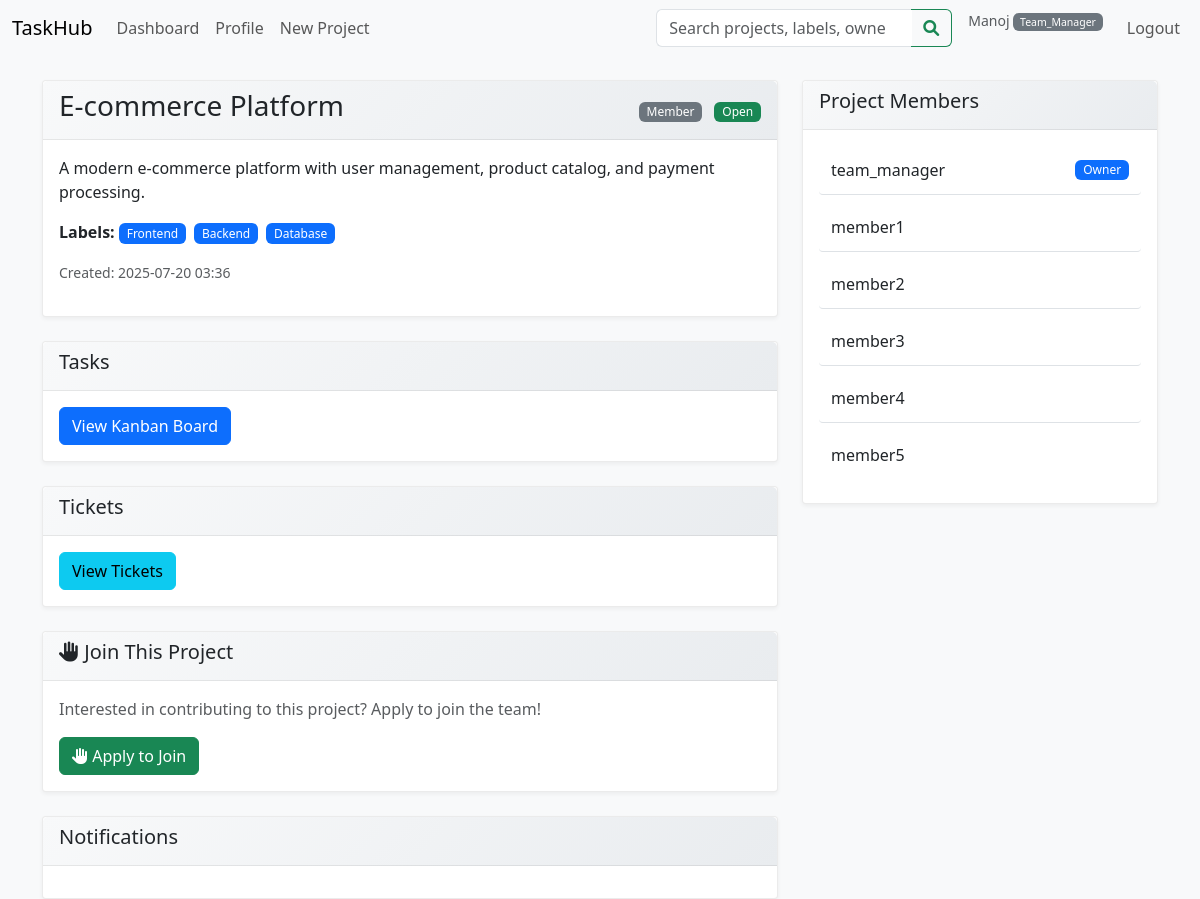
The page /projects/5 (signed in) on the database its author committed.
### models/user.py (models this page shows, shortened)
class User(db.Model, UserMixin):
    __tablename__ = 'user'
    id = db.Column(db.Integer, primary_key=True)
    username = db.Column(db.String(80), unique=True, nullable=False, index=True)
    email = db.Column(db.String(120), unique=True, nullable=False, index=True)
    password_hash = db.Column(db.String(128), nullable=False)
    role = db.Column(
        db.Enum('visitor', 'developer', 'team_manager', 'admin', name='user_roles'),
        default='visitor',
        nullable=False
    )
    created_at = db.Column(db.DateTime, default=datetime.utcnow)
    updated_at = db.Column(
        db.DateTime,
        default=datetime.utcnow,
        onupdate=datetime.utcnow
    )
    full_name = db.Column(db.String(150))
    job_title = db.Column(db.String(100))
    department = db.Column(db.String(100))
    organization = db.Column(db.String(150))
    location = db.Column(db.String(100))
    bio = db.Column(db.Text)
    avatar_url = db.Column(db.String(255))
    team_id = db.Column(db.Integer, db.ForeignKey('team.id'), nullable=True)
    is_team_leader = db.Column(db.Boolean, default=False)
    owned_projects = db.relationship(
        'Project',
        back_populates='owner',
        lazy='dynamic'
    )
    projects = db.relationship(
        'Project',
        secondary='project_members',
        back_populates='members',
        lazy='dynamic'
    )
    tasks_created = db.relationship(
        'Task',
        back_populates='creator',
        foreign_keys='Task.creator_id',
        lazy='dynamic'
    )
    assigned_tasks = db.relationship(
        'Task',
        foreign_keys='Task.assignee_id',
        back_populates='assignee',
        lazy='dynamic'
    )
    reported_tasks = db.relationship(
        'Task',
        foreign_keys='Task.reporter_id',
        back_populates='reporter',
        lazy='dynamic'
    )
    task_membership = db.relationship(
        'TaskMember',
        back_populates='user',
        lazy='dynamic',
        cascade='all, delete-orphan'
    )
    tickets_created = db.relationship(
        'Ticket',
        back_populates='creator',
        lazy='dynamic',
        cascade='all, delete-orphan'
    )
    role_applications = db.relationship(
        'RoleApplication',
        back_populates='applicant',
        lazy='dynamic',
        cascade='all, delete-orphan',
        foreign_keys='RoleApplication.applicant_id'
    )
    project_applications = db.relationship(
        'ProjectApplication',
        back_populates='applicant',
        lazy='dynamic',
        cascade='all, delete-orphan',
        foreign_keys='ProjectApplication.applicant_id'
    )

### models/project.py (models this page shows, shortened)
class Project(db.Model):
    __tablename__ = 'project'
    id = db.Column(db.Integer, primary_key=True)
    name = db.Column(db.String(150), nullable=False)
    description = db.Column(db.Text)
    status = db.Column(
        db.Enum('open', 'closed', name='project_status'),
        default='open',
        nullable=False
    )
    owner_id = db.Column(db.Integer, db.ForeignKey('user.id'), nullable=False)
    team_id = db.Column(db.Integer, db.ForeignKey('team.id'), nullable=True)
    created_at = db.Column(db.DateTime, default=datetime.utcnow)
    updated_at = db.Column(
        db.DateTime,
        default=datetime.utcnow,
        onupdate=datetime.utcnow
    )
    owner = db.relationship(
        'User',
        back_populates='owned_projects'
    )
    members = db.relationship(
        'User',
        secondary=project_members,
        back_populates='projects',
        lazy='dynamic'
    )
    labels = db.relationship(
        'Label',
        secondary=project_labels,
        back_populates='projects',
        lazy='dynamic'
    )
    tasks = db.relationship(
        'Task',
        back_populates='project',
        lazy='dynamic',
        cascade='all, delete-orphan'
    )
    tickets = db.relationship(
        'Ticket',
        back_populates='project',
        lazy='dynamic',
        cascade='all, delete-orphan'
    )

class Label(db.Model):
    __tablename__ = 'label'
    id = db.Column(db.Integer, primary_key=True)
    name = db.Column(db.String(50), nullable=False, unique=True)
    color = db.Column(db.String(7), default='#007bff')  # Hex color code
    description = db.Column(db.String(200))
    created_at = db.Column(db.DateTime, default=datetime.utcnow)
    projects = db.relationship(
        'Project',
        secondary=project_labels,
        back_populates='labels',
        lazy='dynamic'
    )

### routes/project_routes.py (the view)
@project_bp.route("/<int:proj_id>")
@login_required
def detail(proj_id):
    proj = get_project(proj_id)
    if not proj:
        abort(404)
    is_owner = current_user.id == proj.owner_id
    is_member = proj.members.filter_by(id=current_user.id).first() is not None
    return render_template("project_detail.html", project=proj, is_owner=is_owner, is_member=is_member)

### controllers/project_controllers.py (called while the page is built)
def get_project(project_id):
    return Project.query.get(project_id)

### templates/project_detail.html (shortened to what this page needs)
{% extends "base.html" %}
{% block content %}
<div class="row">
  <div class="col-md-8">
    <div class="card">
      <div class="card-header d-flex justify-content-between align-items-center">
        <h3>{{ project.name }}</h3>
        <div>
          {% if current_user.id == project.owner_id %}
            <span class="badge bg-primary me-2">Project Admin</span>
          {% else %}
            <span class="badge bg-secondary me-2">Member</span>
          {% endif %}
          <span class="badge bg-{{ 'success' if project.status == 'open' else 'secondary' }}">
            {{ project.status.title() }}
          </span>
        </div>
      </div>
      <div class="card-body">
        {% if project.description %}
          <p class="card-text">{{ project.description }}</p>
        {% endif %}
        {% if project.labels.all() %}
        <div class="mb-3">
          <strong>Labels:</strong>
          {% for label in project.labels %}
          <span class="badge bg-primary me-1">{{ label.name }}</span>
          {% endfor %}
        </div>
        {% endif %}
        <p class="text-muted">
          <small>Created: {{ project.created_at.strftime('%Y-%m-%d %H:%M') }}</small>
        </p>
      </div>
    </div>
    <div class="card mt-4">
      <div class="card-header">
        <h5>Tasks</h5>
      </div>
      <div class="card-body">
        <a href="{{ url_for('main.kanban_board', proj_id=project.id) }}" class="btn btn-primary">
          View Kanban Board
        </a>
      </div>
    </div>
    <div class="card mt-4">
      <div class="card-header">
        <h5>Tickets</h5>
      </div>
      <div class="card-body">
        <a href="{{ url_for('tickets.tickets', proj_id=project.id) }}" class="btn btn-info">
          View Tickets
        </a>
      </div>
    </div>
    {% if current_user.id != project.owner_id and not project.members.filter_by(id=current_user.id).first() and project.status == 'open' %}
    <div class="card mt-4">
      <div class="card-header">
        <h5><i class="fas fa-hand-paper"></i> Join This Project</h5>
      </div>
      <div class="card-body">
        <p class="text-muted mb-3">
          Interested in contributing to this project? Apply to join the team!
        </p>
        <a href="{{ url_for('projects.apply', proj_id=project.id) }}" class="btn btn-success">
          <i class="fas fa-hand-paper"></i> Apply to Join
        </a>
      </div>
    </div>
    {% endif %}
    <div class="card mt-4">
      <div class="card-header">
        <h5>Notifications</h5>
      </div>
      <div class="card-body">
      </div>
    </div>
  </div>
  <div class="col-md-4">
    <div class="card">
      <div class="card-header">
        <h5>Project Members</h5>
      </div>
      <div class="card-body">
        <ul class="list-group list-group-flush">
          {% if project.owner %}
          <li class="list-group-item d-flex justify-content-between align-items-center">
            {{ project.owner.username }}
            <span class="badge bg-primary">Owner</span>
          </li>
          {% endif %}
          {% for member in project.members.all() %}
            {% if member.id != project.owner_id %}
              <li class="list-group-item">{{ member.username }}</li>
            {% endif %}
          {% endfor %}
        </ul>
      </div>
    </div>
  </div>
</div>
{% endblock %}

### templates/base.html (shortened to what this page needs)
<!DOCTYPE html>
<html lang="en">
<head>
  <link
    href="https://cdn.jsdelivr.net/npm/bootstrap@5.3.0/dist/css/bootstrap.min.css"
    rel="stylesheet"
  >
  <link rel="stylesheet" href="https://cdnjs.cloudflare.com/ajax/libs/font-awesome/6.0.0/css/all.min.css">
  <link rel="stylesheet" href="{{ url_for('static', filename='css/style.css') }}">
</head>
<body>
<nav class="navbar navbar-expand-lg navbar-light bg-light mb-4">
  <div class="container-fluid">
            <a class="navbar-brand" href="{{ url_for('main.index') }}">TaskHub</a>
    <div class="collapse navbar-collapse">
      <ul class="navbar-nav me-auto">
        {% if current_user.is_authenticated %}
          <li class="nav-item">
            <a class="nav-link" href="{{ url_for('main.dashboard') }}">Dashboard</a>
          </li>
          <li class="nav-item">
            <a class="nav-link" href="{{ url_for('main.profile') }}">Profile</a>
          </li>
          {% if current_user.role in ['admin', 'team_manager'] %}
          <li class="nav-item">
            <a class="nav-link" href="{{ url_for('projects.create') }}">New Project</a>
          </li>
          {% endif %}
        {% endif %}
      </ul>
      {% if current_user.is_authenticated %}
      <form class="d-flex me-3" method="GET" action="{{ url_for('projects.search_projects') }}" style="min-width: 250px;">
        <div class="input-group">
          <input class="form-control" type="search" name="labels" placeholder="Search projects, labels, owners..."
                 aria-label="Search projects by labels, names, or owners">
          <button class="btn btn-outline-success" type="submit">
            <i class="fas fa-search"></i>
          </button>
        </div>
      </form>
      {% endif %}
      <ul class="navbar-nav">
        {% if current_user.is_authenticated %}
          <li class="nav-item">
            <span class="navbar-text me-3">
              <small class="text-muted">
                {{ current_user.full_name }}
                <span class="badge bg-{{ 'primary' if current_user.role == 'admin' else 'secondary' }}">
                  {{ current_user.role.title() }}
                </span>
              </small>
            </span>
          </li>
          <li class="nav-item">
            <a class="nav-link" href="{{ url_for('auth.logout') }}">Logout</a>
          </li>
        {% endif %}
      </ul>
    </div>
  </div>
</nav>
<div class="container">
  {% block content %}{% endblock %}
</div>
</body>
</html>

### static/css/style.css (style rules this page uses)
body { background-color: #f8f9fa; }
.navbar .input-group { max-width: 300px; }
.navbar .input-group .form-control { border-right: none; }
.navbar .input-group .btn { border-left: none; border-top-left-radius: 0; border-bottom-left-radius: 0; }
.row > .col-md-4 { margin-bottom: 1.5rem; }
.card { border-radius: 0.25rem; }
.list-group-item { background: #ffffff; border: 1px solid #dee2e6; border-radius: 0.25rem; margin-bottom: 0.5rem; cursor: grab; padding: 0.75rem; }
.card { box-shadow: 0 2px 4px rgba(0,0,0,0.05); border: 1px solid rgba(0,0,0,0.08); transition: box-shadow 0.2s ease; }
.card-header { background: linear-gradient(135deg, #f8f9fa 0%, #e9ecef 100%); border-bottom: 1px solid rgba(0,0,0,0.08); }
.badge { font-weight: 500; }
.list-group-item { transition: background-color 0.2s ease; }
.btn { border-radius: 6px; font-weight: 500; transition: all 0.2s ease; }

### rows shown on the page
User: full_name "Manoj", role "Team_Manager"
Project: name "E-commerce Platform", status "Open", description "A modern e-commerce platform with user management, product catalog, and payment processing.", created_at "2025-07-20 03:36"
Label: name "Frontend"
Label: name "Backend"
Label: name "Database"
User: owner.username "team_manager"
User: username "member1"
User: username "member2"
User: username "member3"
User: username "member4"
User: username "member5"
